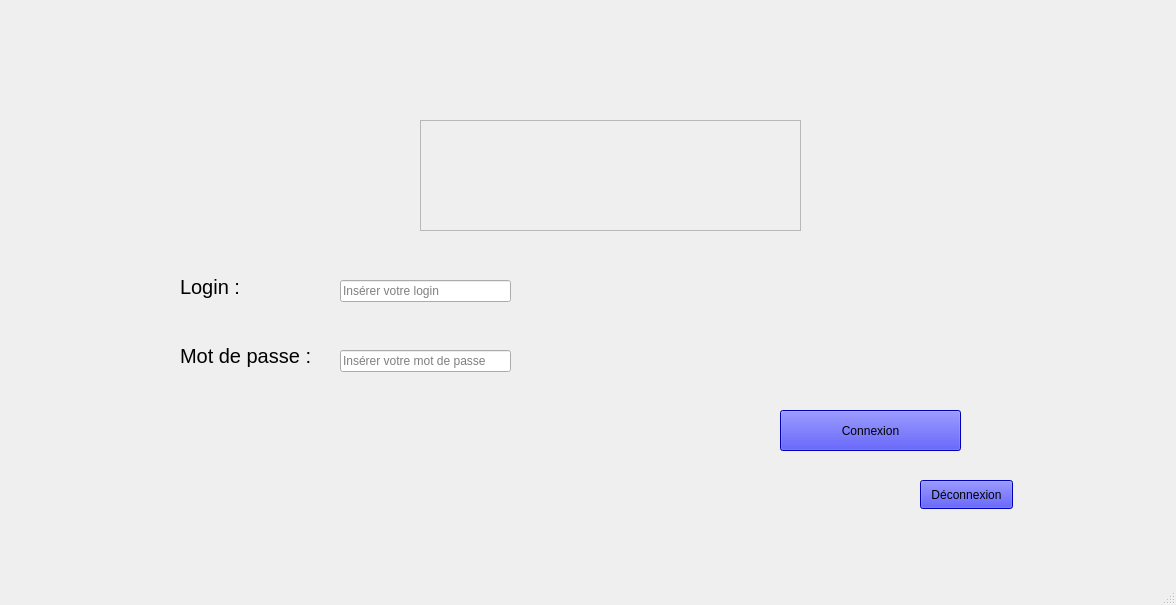
<?xml version="1.0" encoding="UTF-8"?>
<ui version="4.0">
 <class>MainWindow</class>
 <widget class="QMainWindow" name="MainWindow">
  <property name="geometry">
   <rect>
    <x>0</x>
    <y>0</y>
    <width>1176</width>
    <height>605</height>
   </rect>
  </property>
  <property name="windowTitle">
   <string>TopUsine</string>
  </property>
  <widget class="QWidget" name="centralwidget">
   <widget class="QStackedWidget" name="stackedWidget">
    <property name="geometry">
     <rect>
      <x>160</x>
      <y>80</y>
      <width>911</width>
      <height>391</height>
     </rect>
    </property>
    <property name="styleSheet">
     <string notr="true"/>
    </property>
    <property name="currentIndex">
     <number>0</number>
    </property>
    <widget class="QWidget" name="page">
     <widget class="QPushButton" name="connexion">
      <property name="geometry">
       <rect>
        <x>620</x>
        <y>330</y>
        <width>181</width>
        <height>41</height>
       </rect>
      </property>
      <property name="palette">
       <palette>
        <active>
         <colorrole role="WindowText">
          <brush brushstyle="SolidPattern">
           <color alpha="255">
            <red>249</red>
            <green>0</green>
            <blue>0</blue>
           </color>
          </brush>
         </colorrole>
         <colorrole role="Button">
          <brush brushstyle="SolidPattern">
           <color alpha="255">
            <red>0</red>
            <green>0</green>
            <blue>255</blue>
           </color>
          </brush>
         </colorrole>
         <colorrole role="Base">
          <brush brushstyle="SolidPattern">
           <color alpha="255">
            <red>0</red>
            <green>0</green>
            <blue>255</blue>
           </color>
          </brush>
         </colorrole>
         <colorrole role="Window">
          <brush brushstyle="SolidPattern">
           <color alpha="255">
            <red>0</red>
            <green>0</green>
            <blue>255</blue>
           </color>
          </brush>
         </colorrole>
        </active>
        <inactive>
         <colorrole role="WindowText">
          <brush brushstyle="SolidPattern">
           <color alpha="255">
            <red>249</red>
            <green>0</green>
            <blue>0</blue>
           </color>
          </brush>
         </colorrole>
         <colorrole role="Button">
          <brush brushstyle="SolidPattern">
           <color alpha="255">
            <red>0</red>
            <green>0</green>
            <blue>255</blue>
           </color>
          </brush>
         </colorrole>
         <colorrole role="Base">
          <brush brushstyle="SolidPattern">
           <color alpha="255">
            <red>0</red>
            <green>0</green>
            <blue>255</blue>
           </color>
          </brush>
         </colorrole>
         <colorrole role="Window">
          <brush brushstyle="SolidPattern">
           <color alpha="255">
            <red>0</red>
            <green>0</green>
            <blue>255</blue>
           </color>
          </brush>
         </colorrole>
        </inactive>
        <disabled>
         <colorrole role="WindowText">
          <brush brushstyle="SolidPattern">
           <color alpha="255">
            <red>120</red>
            <green>120</green>
            <blue>120</blue>
           </color>
          </brush>
         </colorrole>
         <colorrole role="Button">
          <brush brushstyle="SolidPattern">
           <color alpha="255">
            <red>0</red>
            <green>0</green>
            <blue>255</blue>
           </color>
          </brush>
         </colorrole>
         <colorrole role="Base">
          <brush brushstyle="SolidPattern">
           <color alpha="255">
            <red>0</red>
            <green>0</green>
            <blue>255</blue>
           </color>
          </brush>
         </colorrole>
         <colorrole role="Window">
          <brush brushstyle="SolidPattern">
           <color alpha="255">
            <red>0</red>
            <green>0</green>
            <blue>255</blue>
           </color>
          </brush>
         </colorrole>
        </disabled>
       </palette>
      </property>
      <property name="styleSheet">
       <string notr="true">background-color: rgb(0, 0, 255);</string>
      </property>
      <property name="text">
       <string>Connexion</string>
      </property>
     </widget>
     <widget class="QLineEdit" name="le_login">
      <property name="geometry">
       <rect>
        <x>180</x>
        <y>200</y>
        <width>171</width>
        <height>22</height>
       </rect>
      </property>
      <property name="styleSheet">
       <string notr="true">border-color: rgb(12, 97, 255);</string>
      </property>
      <property name="placeholderText">
       <string>Insérer votre login </string>
      </property>
     </widget>
     <widget class="QLabel" name="label">
      <property name="geometry">
       <rect>
        <x>20</x>
        <y>191</y>
        <width>61</width>
        <height>31</height>
       </rect>
      </property>
      <property name="minimumSize">
       <size>
        <width>15</width>
        <height>0</height>
       </size>
      </property>
      <property name="sizeIncrement">
       <size>
        <width>15</width>
        <height>0</height>
       </size>
      </property>
      <property name="baseSize">
       <size>
        <width>15</width>
        <height>0</height>
       </size>
      </property>
      <property name="font">
       <font>
        <pointsize>15</pointsize>
        <italic>false</italic>
        <strikeout>false</strikeout>
        <kerning>true</kerning>
       </font>
      </property>
      <property name="text">
       <string>Login :</string>
      </property>
     </widget>
     <widget class="QLabel" name="label_2">
      <property name="geometry">
       <rect>
        <x>20</x>
        <y>260</y>
        <width>141</width>
        <height>31</height>
       </rect>
      </property>
      <property name="font">
       <font>
        <pointsize>15</pointsize>
       </font>
      </property>
      <property name="text">
       <string>Mot de passe :</string>
      </property>
     </widget>
     <widget class="QLineEdit" name="le_mdp">
      <property name="geometry">
       <rect>
        <x>180</x>
        <y>270</y>
        <width>171</width>
        <height>22</height>
       </rect>
      </property>
      <property name="styleSheet">
       <string notr="true">border-color: rgb(12, 97, 255);</string>
      </property>
      <property name="echoMode">
       <enum>QLineEdit::Password</enum>
      </property>
      <property name="placeholderText">
       <string>Insérer votre mot de passe</string>
      </property>
     </widget>
     <widget class="QFrame" name="frame">
      <property name="geometry">
       <rect>
        <x>260</x>
        <y>40</y>
        <width>381</width>
        <height>111</height>
       </rect>
      </property>
      <property name="styleSheet">
       <string notr="true">border-image: url(:/back/logo.png);</string>
      </property>
      <property name="frameShape">
       <enum>QFrame::StyledPanel</enum>
      </property>
      <property name="frameShadow">
       <enum>QFrame::Raised</enum>
      </property>
     </widget>
    </widget>
    <widget class="QWidget" name="menu_admin">
     <widget class="QPushButton" name="b_espaceM">
      <property name="geometry">
       <rect>
        <x>510</x>
        <y>260</y>
        <width>300</width>
        <height>41</height>
       </rect>
      </property>
      <property name="palette">
       <palette>
        <active>
         <colorrole role="Button">
          <brush brushstyle="SolidPattern">
           <color alpha="255">
            <red>170</red>
            <green>0</green>
            <blue>0</blue>
           </color>
          </brush>
         </colorrole>
         <colorrole role="Base">
          <brush brushstyle="SolidPattern">
           <color alpha="255">
            <red>170</red>
            <green>0</green>
            <blue>0</blue>
           </color>
          </brush>
         </colorrole>
         <colorrole role="Window">
          <brush brushstyle="SolidPattern">
           <color alpha="255">
            <red>170</red>
            <green>0</green>
            <blue>0</blue>
           </color>
          </brush>
         </colorrole>
        </active>
        <inactive>
         <colorrole role="Button">
          <brush brushstyle="SolidPattern">
           <color alpha="255">
            <red>170</red>
            <green>0</green>
            <blue>0</blue>
           </color>
          </brush>
         </colorrole>
         <colorrole role="Base">
          <brush brushstyle="SolidPattern">
           <color alpha="255">
            <red>170</red>
            <green>0</green>
            <blue>0</blue>
           </color>
          </brush>
         </colorrole>
         <colorrole role="Window">
          <brush brushstyle="SolidPattern">
           <color alpha="255">
            <red>170</red>
            <green>0</green>
            <blue>0</blue>
           </color>
          </brush>
         </colorrole>
        </inactive>
        <disabled>
         <colorrole role="Button">
          <brush brushstyle="SolidPattern">
           <color alpha="255">
            <red>170</red>
            <green>0</green>
            <blue>0</blue>
           </color>
          </brush>
         </colorrole>
         <colorrole role="Base">
          <brush brushstyle="SolidPattern">
           <color alpha="255">
            <red>170</red>
            <green>0</green>
            <blue>0</blue>
           </color>
          </brush>
         </colorrole>
         <colorrole role="Window">
          <brush brushstyle="SolidPattern">
           <color alpha="255">
            <red>170</red>
            <green>0</green>
            <blue>0</blue>
           </color>
          </brush>
         </colorrole>
        </disabled>
       </palette>
      </property>
      <property name="styleSheet">
       <string notr="true">background-color: rgb(170, 0, 0);</string>
      </property>
      <property name="text">
       <string>Espace Machine</string>
      </property>
     </widget>
     <widget class="QPushButton" name="b_espaceL">
      <property name="geometry">
       <rect>
        <x>10</x>
        <y>190</y>
        <width>300</width>
        <height>40</height>
       </rect>
      </property>
      <property name="styleSheet">
       <string notr="true">background-color: rgb(170, 0, 0);</string>
      </property>
      <property name="text">
       <string>Espace Livraison</string>
      </property>
     </widget>
     <widget class="QPushButton" name="b_espaceE">
      <property name="geometry">
       <rect>
        <x>510</x>
        <y>110</y>
        <width>300</width>
        <height>41</height>
       </rect>
      </property>
      <property name="palette">
       <palette>
        <active>
         <colorrole role="Button">
          <brush brushstyle="SolidPattern">
           <color alpha="255">
            <red>170</red>
            <green>0</green>
            <blue>0</blue>
           </color>
          </brush>
         </colorrole>
         <colorrole role="Base">
          <brush brushstyle="SolidPattern">
           <color alpha="255">
            <red>170</red>
            <green>0</green>
            <blue>0</blue>
           </color>
          </brush>
         </colorrole>
         <colorrole role="Window">
          <brush brushstyle="SolidPattern">
           <color alpha="255">
            <red>170</red>
            <green>0</green>
            <blue>0</blue>
           </color>
          </brush>
         </colorrole>
        </active>
        <inactive>
         <colorrole role="Button">
          <brush brushstyle="SolidPattern">
           <color alpha="255">
            <red>170</red>
            <green>0</green>
            <blue>0</blue>
           </color>
          </brush>
         </colorrole>
         <colorrole role="Base">
          <brush brushstyle="SolidPattern">
           <color alpha="255">
            <red>170</red>
            <green>0</green>
            <blue>0</blue>
           </color>
          </brush>
         </colorrole>
         <colorrole role="Window">
          <brush brushstyle="SolidPattern">
           <color alpha="255">
            <red>170</red>
            <green>0</green>
            <blue>0</blue>
           </color>
          </brush>
         </colorrole>
        </inactive>
        <disabled>
         <colorrole role="Button">
          <brush brushstyle="SolidPattern">
           <color alpha="255">
            <red>170</red>
            <green>0</green>
            <blue>0</blue>
           </color>
          </brush>
         </colorrole>
         <colorrole role="Base">
          <brush brushstyle="SolidPattern">
           <color alpha="255">
            <red>170</red>
            <green>0</green>
            <blue>0</blue>
           </color>
          </brush>
         </colorrole>
         <colorrole role="Window">
          <brush brushstyle="SolidPattern">
           <color alpha="255">
            <red>170</red>
            <green>0</green>
            <blue>0</blue>
           </color>
          </brush>
         </colorrole>
        </disabled>
       </palette>
      </property>
      <property name="styleSheet">
       <string notr="true">background-color: rgb(170, 0, 0);</string>
      </property>
      <property name="text">
       <string>Espace Employé</string>
      </property>
     </widget>
     <widget class="QPushButton" name="b_espaceC">
      <property name="geometry">
       <rect>
        <x>10</x>
        <y>120</y>
        <width>300</width>
        <height>41</height>
       </rect>
      </property>
      <property name="styleSheet">
       <string notr="true">background-color: rgb(170, 0, 0);</string>
      </property>
      <property name="text">
       <string>Espace Client</string>
      </property>
     </widget>
     <widget class="QPushButton" name="b_espaceF">
      <property name="geometry">
       <rect>
        <x>10</x>
        <y>250</y>
        <width>300</width>
        <height>41</height>
       </rect>
      </property>
      <property name="styleSheet">
       <string notr="true">background-color: rgb(170, 0, 0);</string>
      </property>
      <property name="text">
       <string>Espace Fournisseur</string>
      </property>
     </widget>
     <widget class="QPushButton" name="pushButton">
      <property name="geometry">
       <rect>
        <x>510</x>
        <y>180</y>
        <width>300</width>
        <height>41</height>
       </rect>
      </property>
      <property name="styleSheet">
       <string notr="true">background-color: rgb(170, 0, 0);</string>
      </property>
      <property name="text">
       <string>Espace Stock</string>
      </property>
     </widget>
    </widget>
    <widget class="QWidget" name="menu_employe">
     <widget class="QPushButton" name="pushButton_2">
      <property name="geometry">
       <rect>
        <x>570</x>
        <y>180</y>
        <width>300</width>
        <height>41</height>
       </rect>
      </property>
      <property name="styleSheet">
       <string notr="true">background-color: rgb(170, 0, 0);</string>
      </property>
      <property name="text">
       <string>Espace Stock</string>
      </property>
     </widget>
     <widget class="QPushButton" name="b_espaceM_2">
      <property name="geometry">
       <rect>
        <x>300</x>
        <y>330</y>
        <width>300</width>
        <height>41</height>
       </rect>
      </property>
      <property name="palette">
       <palette>
        <active>
         <colorrole role="Button">
          <brush brushstyle="SolidPattern">
           <color alpha="255">
            <red>170</red>
            <green>0</green>
            <blue>0</blue>
           </color>
          </brush>
         </colorrole>
         <colorrole role="Base">
          <brush brushstyle="SolidPattern">
           <color alpha="255">
            <red>170</red>
            <green>0</green>
            <blue>0</blue>
           </color>
          </brush>
         </colorrole>
         <colorrole role="Window">
          <brush brushstyle="SolidPattern">
           <color alpha="255">
            <red>170</red>
            <green>0</green>
            <blue>0</blue>
           </color>
          </brush>
         </colorrole>
        </active>
        <inactive>
         <colorrole role="Button">
          <brush brushstyle="SolidPattern">
           <color alpha="255">
            <red>170</red>
            <green>0</green>
            <blue>0</blue>
           </color>
          </brush>
         </colorrole>
         <colorrole role="Base">
          <brush brushstyle="SolidPattern">
           <color alpha="255">
            <red>170</red>
            <green>0</green>
            <blue>0</blue>
           </color>
          </brush>
         </colorrole>
         <colorrole role="Window">
          <brush brushstyle="SolidPattern">
           <color alpha="255">
            <red>170</red>
            <green>0</green>
            <blue>0</blue>
           </color>
          </brush>
         </colorrole>
        </inactive>
        <disabled>
         <colorrole role="Button">
          <brush brushstyle="SolidPattern">
           <color alpha="255">
            <red>170</red>
            <green>0</green>
            <blue>0</blue>
           </color>
          </brush>
         </colorrole>
         <colorrole role="Base">
          <brush brushstyle="SolidPattern">
           <color alpha="255">
            <red>170</red>
            <green>0</green>
            <blue>0</blue>
           </color>
          </brush>
         </colorrole>
         <colorrole role="Window">
          <brush brushstyle="SolidPattern">
           <color alpha="255">
            <red>170</red>
            <green>0</green>
            <blue>0</blue>
           </color>
          </brush>
         </colorrole>
        </disabled>
       </palette>
      </property>
      <property name="styleSheet">
       <string notr="true">background-color: rgb(170, 0, 0);</string>
      </property>
      <property name="text">
       <string>Espace Machine</string>
      </property>
     </widget>
     <widget class="QPushButton" name="b_espaceC_2">
      <property name="geometry">
       <rect>
        <x>60</x>
        <y>180</y>
        <width>300</width>
        <height>41</height>
       </rect>
      </property>
      <property name="styleSheet">
       <string notr="true">background-color: rgb(170, 0, 0);</string>
      </property>
      <property name="text">
       <string>Espace Client</string>
      </property>
     </widget>
    </widget>
    <widget class="QWidget" name="menu_livreur">
     <widget class="QPushButton" name="b_espaceL_2">
      <property name="geometry">
       <rect>
        <x>60</x>
        <y>180</y>
        <width>300</width>
        <height>40</height>
       </rect>
      </property>
      <property name="styleSheet">
       <string notr="true">background-color: rgb(170, 0, 0);</string>
      </property>
      <property name="text">
       <string>Espace Livraison</string>
      </property>
     </widget>
     <widget class="QPushButton" name="pushButton_4">
      <property name="geometry">
       <rect>
        <x>570</x>
        <y>180</y>
        <width>300</width>
        <height>41</height>
       </rect>
      </property>
      <property name="styleSheet">
       <string notr="true">background-color: rgb(170, 0, 0);</string>
      </property>
      <property name="text">
       <string>Espace Stock</string>
      </property>
     </widget>
     <widget class="QPushButton" name="b_espaceF_2">
      <property name="geometry">
       <rect>
        <x>300</x>
        <y>330</y>
        <width>300</width>
        <height>41</height>
       </rect>
      </property>
      <property name="styleSheet">
       <string notr="true">background-color: rgb(170, 0, 0);</string>
      </property>
      <property name="text">
       <string>Espace Fournisseur</string>
      </property>
     </widget>
    </widget>
   </widget>
   <widget class="QPushButton" name="Retour_menu_3">
    <property name="geometry">
     <rect>
      <x>920</x>
      <y>480</y>
      <width>93</width>
      <height>29</height>
     </rect>
    </property>
    <property name="styleSheet">
     <string notr="true">background-color: rgb(0, 0, 255);</string>
    </property>
    <property name="text">
     <string>Déconnexion</string>
    </property>
   </widget>
   <zorder>Retour_menu_3</zorder>
   <zorder>stackedWidget</zorder>
  </widget>
  <widget class="QMenuBar" name="menubar">
   <property name="geometry">
    <rect>
     <x>0</x>
     <y>0</y>
     <width>1176</width>
     <height>21</height>
    </rect>
   </property>
  </widget>
  <widget class="QStatusBar" name="statusbar"/>
 </widget>
 <resources/>
 <connections/>
</ui>
